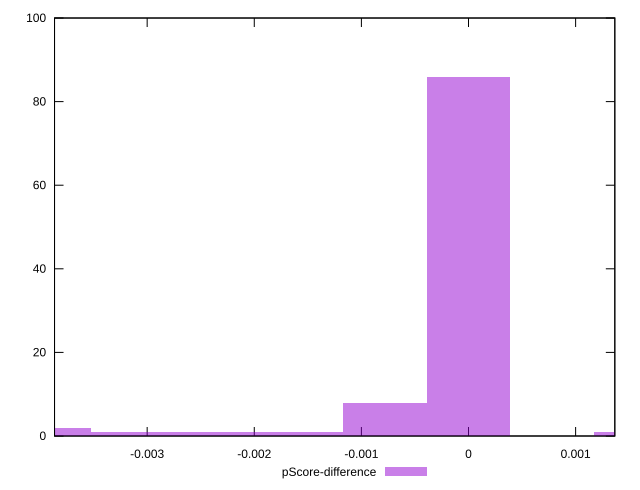

Recreate this plot in gnuplot.
reset

$pScoreDifference <<EOF
0 86
-0.0007824220292420814 8
-0.0031296881169683255 1
-0.002347266087726244 1
0.0015648440584841627 1
-0.0039121101462104065 2
-0.0015648440584841627 1
EOF

set key outside below
set boxwidth 0.0007824220292420814
set xrange [-0.00386477776889782:0.0013659879407441622]
set yrange [0:100]
set trange [0:100]
set style fill transparent solid 0.5 noborder
set terminal svg size 640, 490 enhanced background rgb 'white'
set output "report_00017_2021-02-10T15-08-03.406Z/bootup-time/samples/pages+cached+noadtech/pScore-difference/histogram.svg"

plot $pScoreDifference title "pScore-difference" with boxes

reset
